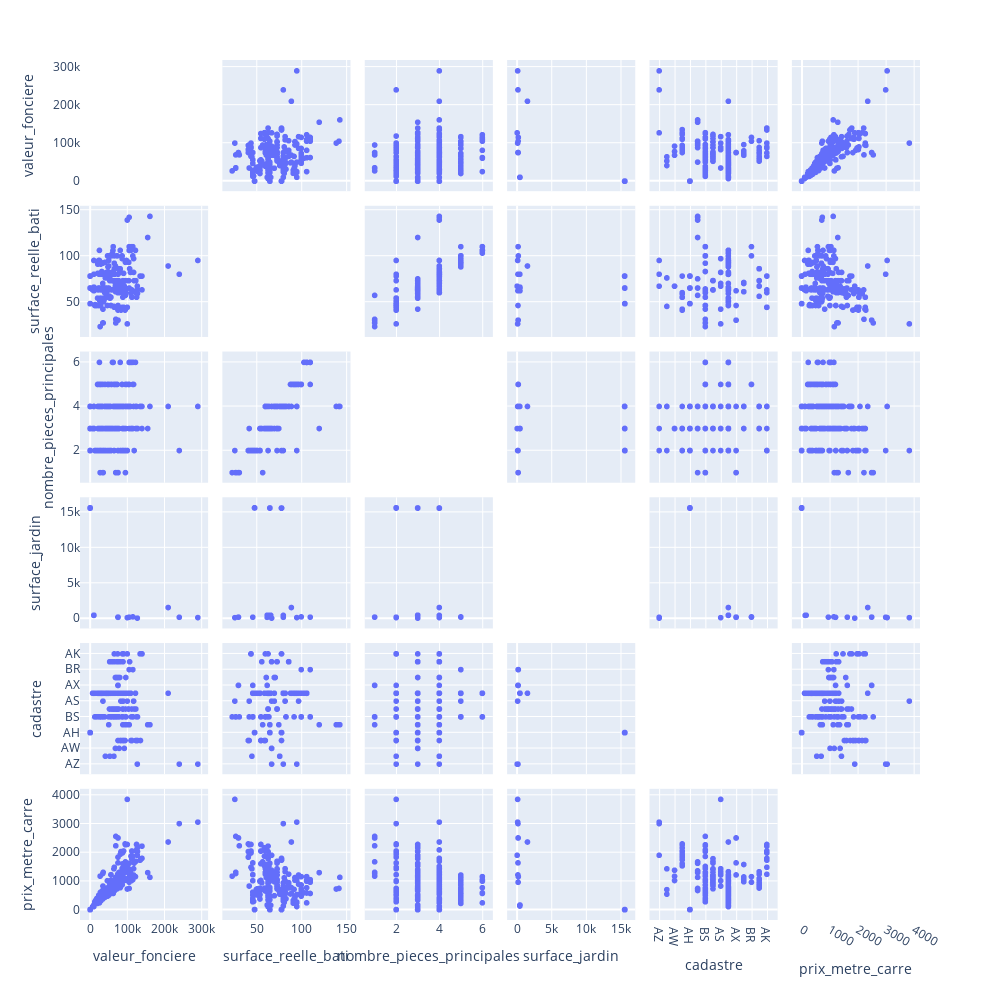

Write notebook code for a chart like this one.
### Markdown cell above
### Appartements

### Code cell
ds = pd.read_pickle('transaction_ser.pkl')
ds.drop(columns=['numero_disposition','nature_mutation','adresse_numero','adresse_suffixe','adresse_nom_voie','adresse_code_voie','code_postal','nature_culture','code_nature_culture_speciale','nature_culture_speciale','code_commune','nom_commune','code_departement','ancien_code_commune','ancien_nom_commune','id_parcelle','ancien_id_parcelle','numero_volume','lot1_numero','lot2_numero','lot3_numero','lot4_numero','lot5_numero','lot4_surface_carrez','lot5_surface_carrez','section_prefixe'], inplace=True)
ds.code_type_local = ds.code_type_local.astype(str)
ds['surface_jardin'] = ds['surface_terrain'] - ds['surface_reelle_bati']
ds = ds[ds['code_type_local'].isin(['2'])]
ds = ds[['valeur_fonciere', 'surface_reelle_bati','nombre_pieces_principales', 'surface_jardin','cadastre']]
ds['prix_metre_carre'] = ds['valeur_fonciere'] / ds['surface_reelle_bati']

#plotly matrixtu eu
import plotly.express as px
ds =  ds[ds['prix_metre_carre'] < 4000]
fig = px.scatter_matrix(ds)
fig.update_traces(diagonal_visible=False)
fig.update_layout(height=1000, width=1000)
fig.show()

### Figure 1 — Plotly figure (JSON) as saved in the notebook; plotly's stock layout.template omitted (floating-point values rounded to 4 significant figures; data arrays with more than 128 entries replaced by an {"elided": "..."} marker saying what was removed)
{"data": [{"diagonal": {"visible": false}, "dimensions": [{"axis": {"matches": true}, "label": "valeur_fonciere", "values": {"elided": "266 float values"}}, {"axis": {"matches": true}, "label": "surface_reelle_bati", "values": {"elided": "266 int values"}}, {"axis": {"matches": true}, "label": "nombre_pieces_principales", "values": {"elided": "266 int values"}}, {"axis": {"matches": true}, "label": "surface_jardin", "values": {"elided": "266 int values"}}, {"axis": {"matches": true}, "label": "cadastre", "values": {"elided": "266 str values"}}, {"axis": {"matches": true}, "label": "prix_metre_carre", "values": {"elided": "266 float values"}}], "hovertemplate": "%{xaxis.title.text}=%{x}<br>%{yaxis.title.text}=%{y}<extra></extra>", "legendgroup": "", "marker": {"color": "#636efa", "symbol": "circle"}, "name": "", "showlegend": false, "type": "splom"}], "layout": {"dragmode": "select", "height": 1000, "legend": {"tracegroupgap": 0}, "margin": {"t": 60}, "width": 1000}}
